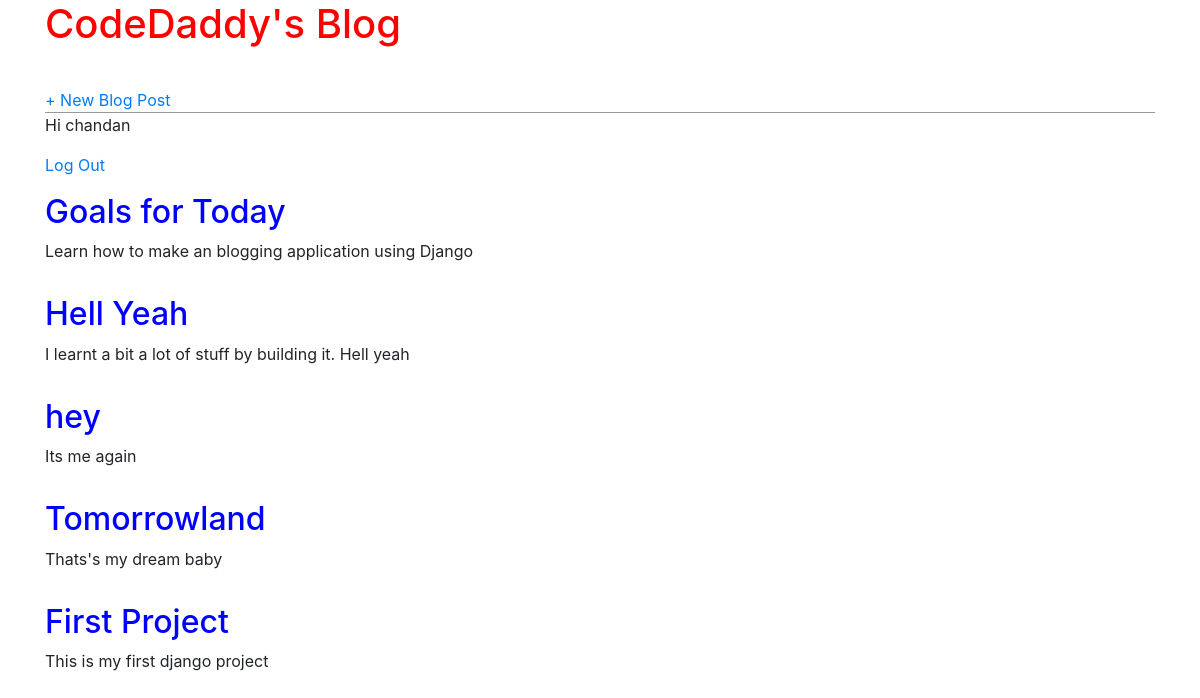
The app's page / (signed in) with its own data.
### blog/models.py (models this page shows, shortened)
class Post(models.Model):
    title = models.CharField(max_length=200)         # database fields
    author = models.ForeignKey(
        'auth.User',
        on_delete=models.CASCADE,
    )
    body = models.TextField()

### blog/views.py (the view)
# urls.py: path('', BolgListView.as_view(), name='home'),
class BolgListView(ListView):
    model = Post
    template_name = 'home.html'

### Templates/home.html
{% extends 'base.html' %}
{% block content %}
{% for x in object_list %}
<div class="post-entry">
    <h2><a href="{% url 'post_detail' x.pk %}">{{x.title}}</a></h2>
    <p>{{x.body}}</p>
</div>
{% endfor %}
{% endblock content %}

### Templates/base.html (shortened to what this page needs)
<!DOCTYPE html>
{% load static %}
<html lang="en">
<head>
    <link href="{% static 'css/base.css' %}" rel="stylesheet">
    <link rel="stylesheet" href="https://stackpath.bootstrapcdn.com/bootstrap/4.4.1/css/bootstrap.min.css">
</head>
<body>
<div class="container">
    <header>
        <div class="nav-left">
                <h1><a href="{% url 'home' %}">CodeDaddy's Blog</a></h1>
        </div>
        <div class="nav-right">
            <a href="{% url 'post_new' %}">+ New Blog Post</a>
        </div>
    </header>
    {% if user.is_authenticated %}
        <p>Hi {{user.username}}</p>
        <p><a href="{% url 'logout' %}">Log Out</a></p>
    {% else %}
        <p>You are not logged in</p>
        <p><a href="{% url 'login' %}">Log In</a></p>
    {% endif %}
    {% block content %}
    {% endblock content %}
</div>
</body>
</html>

### static/css/base.css (style rules this page uses)
body { font-family: 'Source Sans Pro', sans-serif; font-size: 14px; }
header { border-bottom: 1.5px solid #999 }
header h1 a { color: red; }
.nav-left { margin-right: auto; }
.nav-right { display: flex; padding-top: 2rem; }
.post-entry { margin-bottom: 2rem; }
.post-entry h2 { margin: 0.5rem 0; }
.post-entry h2 a, .post-entry h2 a:visited { color: blue; text-decoration: none; }
.post-entry p { margin: 0; font-weight: 400; }

### records on screen
Post: title "Goals for Today", body "Learn how to make an blogging application using Django"
Post: title "Hell Yeah", body "I learnt a bit a lot of stuff by building it. Hell yeah"
Post: title "hey", body "Its me again"
Post: title "Tomorrowland", body "Thats's my dream baby"
Post: title "First Project", body "This is my first django project"

### other values on screen
{{ user.username }} "chandan"
